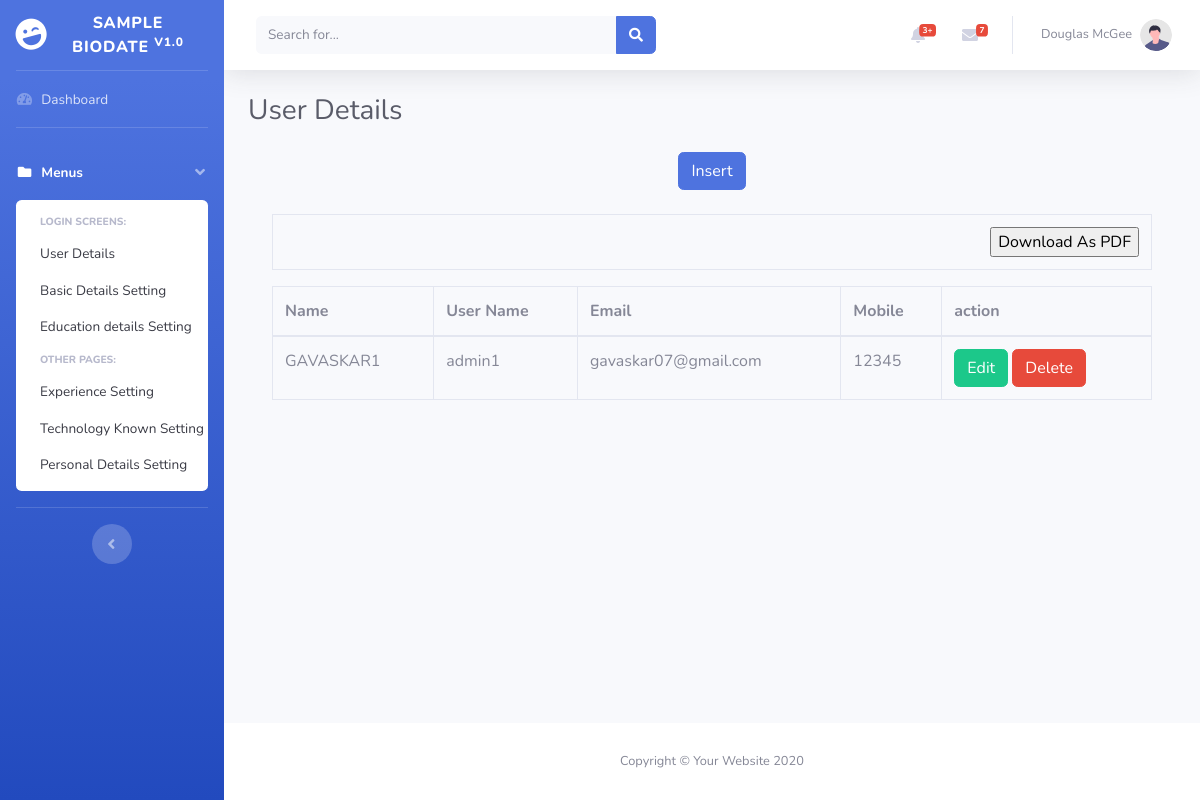
The app's page /user_details.php with its own data.
### tables this page shows
CREATE TABLE `userdetails` (
  `id` int(8) NOT NULL,
  `name` varchar(100) NOT NULL,
  `username` varchar(100) NOT NULL,
  `password` varchar(100) NOT NULL,
  `email` varchar(100) NOT NULL,
  `mobileno` varchar(15) NOT NULL
);

### user_details.php (the view, shortened to what this page needs)
<?php
include('config.php');
include('header.php');
$action = "";
?>
 <h1 class="h3 mb-4 text-gray-800">User Details</h1>
<div class="container">
  <?php if($action == 'edit' or $action == 'add' ){
          $id = $_REQUEST['id'];
		  $query ="select * from userdetails where id='$id'";
      $result = mysqli_query($conn, $query);
          $data = mysqli_fetch_assoc($result)
  ?>
  <form method="post" >
  <table class="table table-striped table-bordered table-hover">
  <tr>
  <td align="right"><b>Name</b></td>
  <td>
   <input type="text" name="name" id="name" class="form-control" value="<?php if($action=="edit"){ echo $data['name'];}else {echo "";} ?>" placeholder="Name" required="required" autofocus="autofocus">
  </td>
  </tr>
  <tr>
  <td align="right"><b>User Name</b></td>
  <td>
  <input type="text" name="username" class="form-control" value="<?php if($action=="edit"){echo $data['username'];}else{echo "";} ?>"  required="required">
  </td>
  </tr>
  <tr>
  <td align="right"><b> Password<b></td>
  <td>
   <input type="password" name="password" class="form-control" value="<?php if($action=="edit"){ echo $data['password'];} else { echo "";} ?>" required="required">
   </td>
  </tr>
  <tr>
  <td align="right"><b>E-Mail<b></td>
  <td>
   <input type="email" name="email" class="form-control" value="<?php if($action=="edit"){ echo $data['email'];} else { echo "";} ?>"  required="required">
   </td>
  </tr>
  <tr>
  <td align="right"><b>Mobile<b></td>
  <td>
    <input type="text" name="mobileno" class="form-control" value="<?php if($action=="edit"){ echo $data['mobileno'];} else { echo "";} ?>"  required="required">
   </td>
  </tr>
  <tr>
  <td colspan="2" align="center">
  <?php
  if($action=="edit")
  {
  ?>
  <button type="submit" class="btn btn-success" name="edit" >Save</button>
  <?php
  }
  else
  {
	?>
    <button type="submit" class="btn btn-success" name="save" >Save</button>
    <?php
  }
  ?>
  </td>
  </tr>
  </table>
  </form>
  <?php }else{ ?>
		  <center><a href="user_details.php?action=add&id=0" class="btn btn-primary">Insert</a></center>
		  <br />
          <table  id="example2" class="table table-bordered table-hover">
          <tr>
           <td colspan="6" align="right">
            <input type="button" id="btnExport" value="Download As PDF" />
          </td>
          </tr>
          </table>
		  <table  id="example1" class="table table-bordered table-hover">
			<thead>
			  <tr>
			<th>Name</th>
			<th>User Name</th>
			<th>Email</th>
			<th>Mobile</th>
			<th>action</th>
			  </tr>
			</thead>
			<tbody>
			<?php
		$query  = "select * from userdetails order by id desc";
$result = mysqli_query($conn,$query);
  while($data = mysqli_fetch_assoc($result))
		{
			?>
			  <tr>
			  <td><?php echo $data["name"]; ?></td>
			<td><?php echo $data["username"]; ?></td>
			<td><?php echo $data["email"]; ?></td>
			<td><?php echo $data["mobileno"]; ?></td>
			<td>
			<a href="user_details.php?action=edit&id=<?php echo $data["id"]; ?>" class="btn btn-success">Edit</a>
			<a href="user_details.php?action=delete&id=<?php echo $data["id"]; ?>" class="btn btn-danger" onClick="return confirm('are you soure want to delete this')" >Delete</a>
			</td>
			  </tr>
			  <?php
		}
		?>
			</tbody>
		  </table>
  <?php } ?>
</div>
<?php
include('footer.php');
?>

### header.php (shortened to what this page needs)
<!DOCTYPE html>
<html lang="en">
<head>
    <link href="vendor/fontawesome-free/css/all.min.css" rel="stylesheet" type="text/css">
    <link href="css/sb-admin-2.min.css" rel="stylesheet">
</head>
<body id="page-top">
    <div id="wrapper">
        <ul class="navbar-nav bg-gradient-primary sidebar sidebar-dark accordion" id="accordionSidebar">
            <a class="sidebar-brand d-flex align-items-center justify-content-center" href="index.html">
                <div class="sidebar-brand-icon rotate-n-15">
                    <i class="fas fa-laugh-wink"></i>
                </div>
                <div class="sidebar-brand-text mx-3">Sample Biodate <sup>V1.0</sup></div>
            </a>
            <hr class="sidebar-divider my-0">
            <li class="nav-item">
                <a class="nav-link" href="index.html">
                    <i class="fas fa-fw fa-tachometer-alt"></i>
                    <span>Dashboard</span></a>
            </li>
            <hr class="sidebar-divider">
            <li class="nav-item active">
                <a class="nav-link" href="#" data-toggle="collapse" data-target="#collapsePages" aria-expanded="true"
                    aria-controls="collapsePages">
                    <i class="fas fa-fw fa-folder"></i>
                    <span>Menus</span>
                </a>
                <div id="collapsePages" class="collapse show" aria-labelledby="headingPages"
                    data-parent="#accordionSidebar">
                    <div class="bg-white py-2 collapse-inner rounded">
                        <h6 class="collapse-header">Login Screens:</h6>
                        <a class="collapse-item" href="user_details.php">User Details</a>
                        <a class="collapse-item" href="basic_details.php">Basic Details Setting</a>
                        <a class="collapse-item" href="education_details.php">Education details Setting</a>
                        <h6 class="collapse-header">Other Pages:</h6>
                        <a class="collapse-item" href="experience_details.php">Experience Setting</a>
                        <a class="collapse-item" href="technology_details.php">Technology Known Setting</a>
                        <a class="collapse-item" href="personal_details.php">Personal Details Setting</a>
                    </div>
                </div>
            </li>
            <hr class="sidebar-divider d-none d-md-block">
            <div class="text-center d-none d-md-inline">
                <button class="rounded-circle border-0" id="sidebarToggle"></button>
            </div>
        </ul>
        <div id="content-wrapper" class="d-flex flex-column">
            <div id="content">
                <nav class="navbar navbar-expand navbar-light bg-white topbar mb-4 static-top shadow">
                    <form
                        class="d-none d-sm-inline-block form-inline mr-auto ml-md-3 my-2 my-md-0 mw-100 navbar-search">
                        <div class="input-group">
                            <input type="text" class="form-control bg-light border-0 small" placeholder="Search for..."
                                aria-label="Search" aria-describedby="basic-addon2">
                            <div class="input-group-append">
                                <button class="btn btn-primary" type="button">
                                    <i class="fas fa-search fa-sm"></i>
                                </button>
                            </div>
                        </div>
                    </form>
                    <ul class="navbar-nav ml-auto">
                        <li class="nav-item dropdown no-arrow mx-1">
                            <a class="nav-link dropdown-toggle" href="#" id="alertsDropdown" role="button"
                                data-toggle="dropdown" aria-haspopup="true" aria-expanded="false">
                                <i class="fas fa-bell fa-fw"></i>
                                <span class="badge badge-danger badge-counter">3+</span>
                            </a>
                        </li>
                        <li class="nav-item dropdown no-arrow mx-1">
                            <a class="nav-link dropdown-toggle" href="#" id="messagesDropdown" role="button"
                                data-toggle="dropdown" aria-haspopup="true" aria-expanded="false">
                                <i class="fas fa-envelope fa-fw"></i>
                                <span class="badge badge-danger badge-counter">7</span>
                            </a>
                        </li>
                        <li class="nav-item dropdown no-arrow">
                            <a class="nav-link dropdown-toggle" href="#" id="userDropdown" role="button"
                                data-toggle="dropdown" aria-haspopup="true" aria-expanded="false">
                                <span class="mr-2 d-none d-lg-inline text-gray-600 small">Douglas McGee</span>
                                <img class="img-profile rounded-circle"
                                    src="img/undraw_profile.svg">
                            </a>
                        </li>
                    </ul>
                </nav>
                <div class="container-fluid">

### footer.php (shortened to what this page needs)
</div>
            </div>
            <footer class="sticky-footer bg-white">
                <div class="container my-auto">
                    <div class="copyright text-center my-auto">
                        <span>Copyright &copy; Your Website 2020</span>
                    </div>
                </div>
            </footer>
        </div>
    </div>
</body>
</html>

### records on screen
userdetails: name "GAVASKAR1", username "admin1", email "gavaskar07@gmail.com", mobileno "12345"
